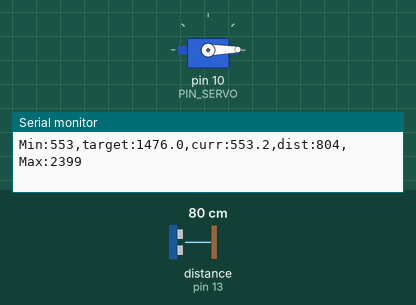
This sketch was run on a simulated Arduino Uno, built with avr-gcc and run on an emulated ATmega328P. Parts: servo, the last lines printed to the serial monitor. Wiring (inferred from the names in the program): ultrasonic range finder: trigger pin 12; echo pin 13. The test bench sets the inputs (shaded band); at power-on: distance to the obstacle (sensor on pin 13) 80 cm. The echo pulse lasts 58.3 µs per cm.

Above: at 0.1 s.
At 38.9 s:
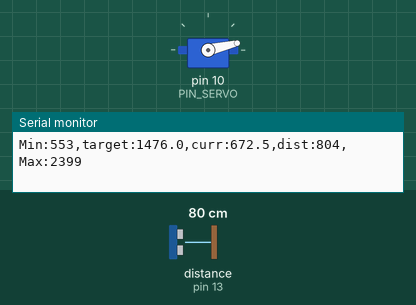
Timing chart, 0 to 40.0 s (numbered marks = the images above):
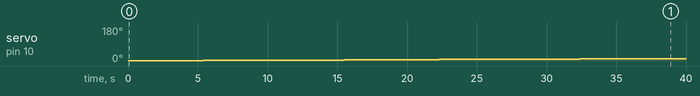

The sketch:

13C02.ino
```cpp
#include <Servo.h>

// Arduino pin assignment
#define PIN_TRIG  12  // sonar sensor TRIGGER
#define PIN_ECHO  13  // sonar sensor ECHO
#define PIN_SERVO 10

// configurable parameters for sonar
#define SND_VEL 346.0     // sound velocity at 24 celsius degree (unit: m/sec)
#define PULSE_DURATION 10 // ultra-sound Pulse Duration (unit: usec)
#define _DIST_MIN 180.0   // minimum distance to be measured (unit: mm)
#define _DIST_MAX 360.0   // maximum distance to be measured (unit: mm)

#define TIMEOUT ((INTERVAL / 2) * 1000.0) // maximum echo waiting time (unit: usec)
#define SCALE (0.001 * 0.5 * SND_VEL) // coefficent to convert duration to distance

// configurable parameters for Servo
#define _DUTY_MIN 553 // servo full clock-wise position (0 degree)
#define _DUTY_NEU 1476 // servo neutral position (90 degree)
#define _DUTY_MAX 2399 // servo full counter-clockwise position (180 degree)

// 실험 1: _SERVO_SPEED 3,   _MOVE_ANGLE 180  -> 60초 동안 180도 등속 이동
// 실험 2: _SERVO_SPEED 0.3, _MOVE_ANGLE 90   -> 300초 동안 90도 등속 이동
#define _SERVO_SPEED 0.3   // servo angular speed (unit: degree/sec)
#define _MOVE_ANGLE  90 // 한 방향 이동 각도 (unit: degree)

#define _POS_START _DUTY_MIN
#define _POS_END   (_DUTY_MIN + (_DUTY_MAX - _DUTY_MIN) * (_MOVE_ANGLE / 180.0))

// Loop Interval
#define INTERVAL 20     // servo update interval (unit: msec)

// global variables
unsigned long last_sampling_time; // unit: msec

Servo myservo;

float duty_change_per_interval; // maximum duty difference per interval
float duty_target;    // Target duty time
float duty_curr;      // Current duty time

int toggle_interval, toggle_interval_cnt;

void setup() {
  pinMode(PIN_TRIG, OUTPUT);
  pinMode(PIN_ECHO, INPUT);
  digitalWrite(PIN_TRIG, LOW);

  myservo.attach(PIN_SERVO);

  duty_target = duty_curr = _POS_START;
  myservo.writeMicroseconds((int)duty_curr);

  Serial.begin(57600);

  duty_change_per_interval =
    (float)(_DUTY_MAX - _DUTY_MIN) * (_SERVO_SPEED / 180.0) * (INTERVAL / 1000.0);

  Serial.print("duty_change_per_interval:");
  Serial.println(duty_change_per_interval, 4);

  toggle_interval = (_MOVE_ANGLE / (float)_SERVO_SPEED) * 1000 / INTERVAL;
  toggle_interval_cnt = toggle_interval;

  last_sampling_time = 0;
}

void loop() {
  float dist_raw;

  if (millis() < (last_sampling_time + INTERVAL))
    return;

  dist_raw = USS_measure(PIN_TRIG, PIN_ECHO);

  if (duty_target > duty_curr) {
    duty_curr += duty_change_per_interval;
    if (duty_curr > duty_target)
      duty_curr = duty_target;
  } else {
    duty_curr -= duty_change_per_interval;
    if (duty_curr < duty_target)
      duty_curr = duty_target;
  }

  myservo.writeMicroseconds((int)(duty_curr + 0.5));

  Serial.print("Min:");     Serial.print(_DUTY_MIN);
  Serial.print(",target:"); Serial.print(duty_target, 1);
  Serial.print(",curr:");   Serial.print(duty_curr, 1);
  Serial.print(",dist:");   Serial.print(dist_raw, 0);
  Serial.print(",Max:");    Serial.println(_DUTY_MAX);

  if (toggle_interval_cnt >= toggle_interval) {
    toggle_interval_cnt = 0;
    if (duty_target == _POS_START)
      duty_target = _POS_END;
    else
      duty_target = _POS_START;
  } else {
    toggle_interval_cnt++;
  }

  last_sampling_time += INTERVAL;
}

// get a distance reading from USS. return value is in millimeter.
float USS_measure(int TRIG, int ECHO)
{
  digitalWrite(TRIG, HIGH);
  delayMicroseconds(PULSE_DURATION);
  digitalWrite(TRIG, LOW);

  return pulseIn(ECHO, HIGH, TIMEOUT) * SCALE; // unit: mm
}
```

Measured:
- by itself, servo on pin 10 (PIN_SERVO): moves from 1° to 13° over 36.7 s
